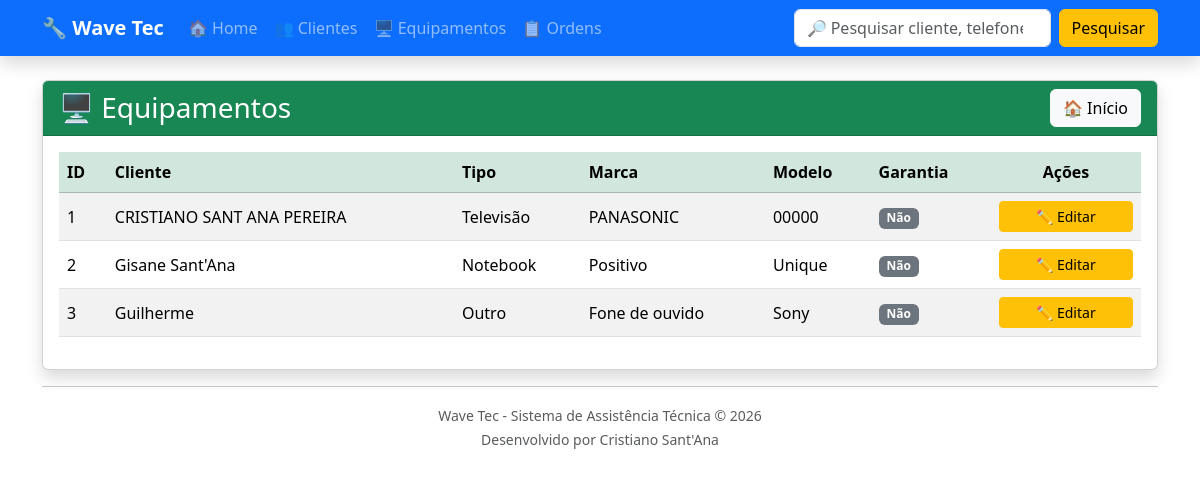
Page /equipamentos/ on the earlier database version.
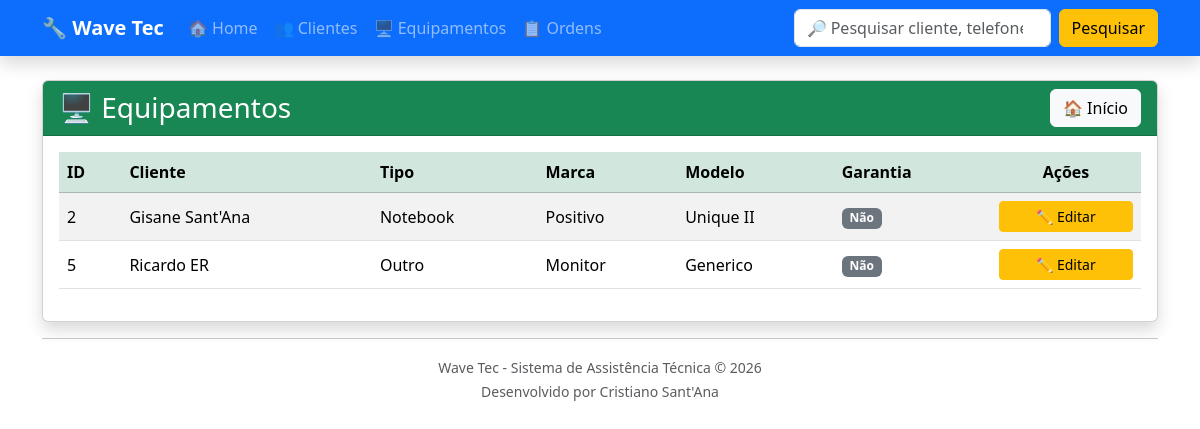
Same page on the later database version.
### equipamentos/models.py (models this page shows, shortened)
class Equipamento(models.Model):
    TIPOS = [
        ("TV", "Televisão"),
        ("NOTE", "Notebook"),
        ("PC", "Computador"),
        ("CEL", "Celular"),
        ("SOM", "Som"),
        ("MICRO", "Micro-ondas"),
        ("OUTRO", "Outro"),
    ]
    cliente = models.ForeignKey(
        Cliente,
        on_delete=models.CASCADE
    )
    tipo = models.CharField(
        max_length=20,
        choices=TIPOS
    )
    marca = models.CharField(
        max_length=50
    )
    modelo = models.CharField(
        max_length=50
    )
    numero_serie = models.CharField(
        max_length=100,
        blank=True
    )
    acessorios = models.TextField(
        blank=True
    )
    garantia = models.BooleanField(
        default=False
    )
    data_entrada = models.DateField(
        auto_now_add=True
    )
    status = models.CharField(
        max_length=30,
        default="Em análise"
    )

### clientes/models.py (models this page shows, shortened)
class Cliente(models.Model):
    nome = models.CharField(max_length=100)
    telefone = models.CharField(max_length=20)
    endereco = models.CharField(max_length=200)

### equipamentos/views.py (the view)
def lista_equipamentos(request):
    equipamentos = Equipamento.objects.all()
    return render(
        request,
        "equipamentos/lista_equipamentos.html",
        {
            "equipamentos": equipamentos
        }
    )

### equipamentos/templates/equipamentos/lista_equipamentos.html (shortened to what this page needs)
{% extends "base.html" %}
{% block content %}
<div class="card shadow">
    <div class="card-header bg-success text-white">
        <div class="d-flex justify-content-between align-items-center">
            <h3 class="mb-0">
                🖥 Equipamentos
            </h3>
            <a
                href="/"
                class="btn btn-light">
                🏠 Início
            </a>
        </div>
    </div>
    <div class="card-body">
        <table class="table table-striped table-hover align-middle">
            <thead class="table-success">
                <tr>
                    <th>ID</th>
                    <th>Cliente</th>
                    <th>Tipo</th>
                    <th>Marca</th>
                    <th>Modelo</th>
                    <th>Garantia</th>
                    <th class="text-center">Ações</th>
                </tr>
            </thead>
            <tbody>
                {% for equipamento in equipamentos %}
                <tr>
                    <td>{{ equipamento.id }}</td>
                    <td>{{ equipamento.cliente.nome }}</td>
                    <td>{{ equipamento.get_tipo_display }}</td>
                    <td>{{ equipamento.marca }}</td>
                    <td>{{ equipamento.modelo }}</td>
                    <td>
                        {% if equipamento.garantia %}
                            <span class="badge bg-success">
                                Sim
                            </span>
                        {% else %}
                            <span class="badge bg-secondary">
                                Não
                            </span>
                        {% endif %}
                    </td>
                    <td class="text-center" style="width:150px;">
                        <a
                            href="{% url 'editar_equipamento' equipamento.id %}"
                            class="btn btn-warning btn-sm w-100">
                            ✏️ Editar
                        </a>
                    </td>
                </tr>
                {% empty %}
                <tr>
                    <td colspan="7" class="text-center">
                        Nenhum equipamento cadastrado.
                    </td>
                </tr>
                {% endfor %}
            </tbody>
        </table>
    </div>
</div>
{% endblock %}

### templates/base.html (shortened to what this page needs)
<!DOCTYPE html>
<html lang="pt-br">
<head>
    <link href="https://cdn.jsdelivr.net/npm/bootstrap@5.3.7/dist/css/bootstrap.min.css" rel="stylesheet">
</head>
<body>
<nav class="navbar navbar-expand-lg navbar-dark bg-primary shadow">
    <div class="container">
        <a class="navbar-brand fw-bold" href="/">
            🔧 Wave Tec
        </a>
        <div class="collapse navbar-collapse" id="menu">
            <ul class="navbar-nav me-auto">
                <li class="nav-item">
                    <a class="nav-link" href="/">
                        🏠 Home
                    </a>
                </li>
                <li class="nav-item">
                    <a class="nav-link" href="/clientes/">
                        👥 Clientes
                    </a>
                </li>
                <li class="nav-item">
                    <a class="nav-link" href="/equipamentos/">
                        🖥 Equipamentos
                    </a>
                </li>
                <li class="nav-item">
                    <a class="nav-link" href="/ordens/">
                        📋 Ordens
                    </a>
                </li>
            </ul>
            <form
                class="d-flex"
                method="GET"
                action="/pesquisa/">
                <input
                    class="form-control me-2"
                    type="search"
                    name="q"
                    placeholder="🔎 Pesquisar cliente, telefone, equipamento..."
                    autocomplete="off">
                <button
                    class="btn btn-warning"
                    type="submit">
                    Pesquisar
                </button>
            </form>
        </div>
    </div>
</nav>
<div class="container mt-4">
    {% block content %}
    {% endblock %}
    <hr>
    <div class="text-center text-muted mb-4">
        <small>
            Wave Tec - Sistema de Assistência Técnica © 2026
            <br>
            Desenvolvido por Cristiano Sant'Ana
        </small>
    </div>
</div>
</body>
</html>

Differences in the rows shown:
removed Equipamento: id "1", cliente.nome "CRISTIANO SANT ANA PEREIRA", tipo "Televisão", marca "PANASONIC", modelo "00000", garantia "Não"
removed Equipamento: id "3", cliente.nome "Guilherme", tipo "Outro", marca "Fone de ouvido", modelo "Sony", garantia "Não"
changed Equipamento "Notebook": modelo "Unique" → "Unique II"
added Equipamento: id "5", cliente.nome "Ricardo ER", tipo "Outro", marca "Monitor", modelo "Generico", garantia "Não"
